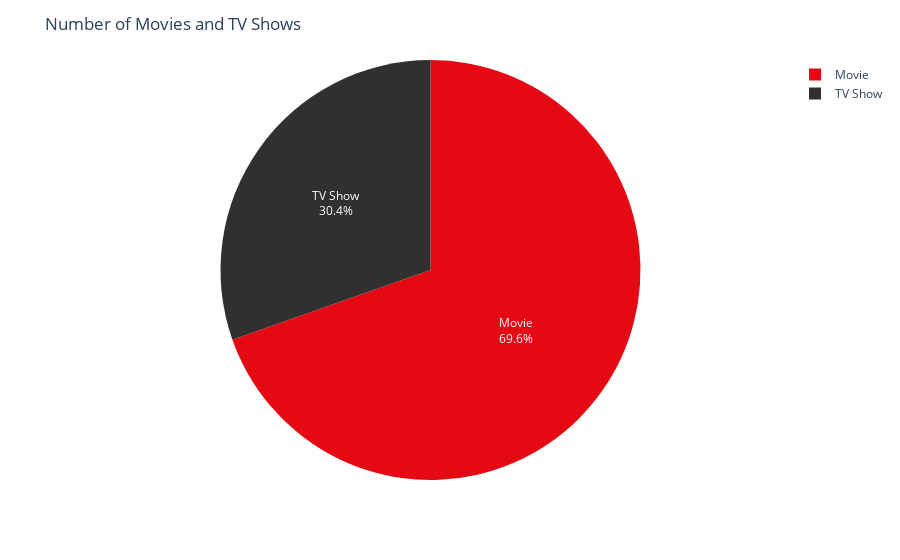

The notebook cell saved with this chart:
### Markdown cell above
## Movies vs TV Shows

### Code cell
#find the number of movies and tv shows
nf['type'].value_counts()

#find the number of movies and tv shows pie chart use plotly, color manually
fig = px.pie(nf, values=nf['type'].value_counts(), names=nf['type'].value_counts().index, color_discrete_sequence=netflix_palette)
fig.update_traces(textposition='inside', textinfo='percent+label')
fig.update_layout(title_text='Number of Movies and TV Shows')
fig.show()

### Figure 1 — Plotly figure (JSON) as saved in the notebook; plotly's stock layout.template omitted (floating-point values rounded to 4 significant figures)
{"data": [{"domain": {"x": [0, 1], "y": [0, 1]}, "hovertemplate": "label=%{label}<br>value=%{value}<extra></extra>", "labels": ["Movie", "TV Show"], "legendgroup": "", "name": "", "showlegend": true, "textinfo": "percent+label", "textposition": "inside", "type": "pie", "values": [6131, 2676]}], "layout": {"legend": {"tracegroupgap": 0}, "margin": {"t": 60}, "piecolorway": ["#E50914", "#303030", "#FFFFFF", "#000000", "#831010"], "title": {"text": "Number of Movies and TV Shows"}}}
